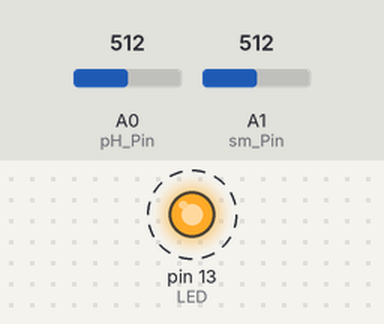
The sketch below on a simulated Arduino Uno, built with avr-gcc and run on an emulated ATmega328P. Shown: output pins drawn as LEDs (lit = HIGH). Dashed ring = blinking. The test bench sets the inputs (shaded band); at power-on: A1 (sm_Pin) = 512, A0 (pH_Pin) = 512. What the sketch prints to the serial monitor is not drawn.

Above: at 1.2 s.
1.3 s: A1 (sm_Pin) set to 0
Timing chart, 0 to 10.3 s (numbered marks = the images above; inputs shaded):
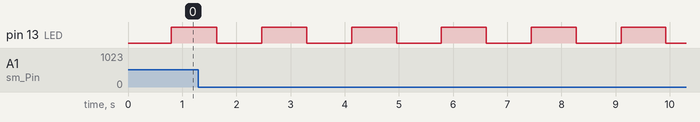

The sketch:

ph_and_soil_moisture.ino.ino
```cpp
/*
 # This sample code is used to test the pH meter V1.0.
 # Editor : YouYou
 # Ver    : 1.0
 # Product: analog pH meter
 # SKU    : SEN0161
*/
#define pH_Pin A0            //pH meter Analog output to Arduino Analog Input 0
#define sm_Pin A1
#define pH_Offset -0.25            //deviation compensate
#define LED 13
#define samplingInterval 20
#define printInterval 800
#define ArrayLength  40    //times of collection
double sm_Offset = 0.00;
int pHArray[ArrayLength];   //Store the average value of the sensor feedback
int smArray[ArrayLength];
int pHArrayIndex=0;
int smArrayIndex=0;
double temp_input = 0.00;
double sm_in_air = 1022.00;
double sm_in_water = 150.00;
void setup(void)
{
  pinMode(LED,OUTPUT);
  temp_input = 950/((1/sm_in_water)-(1/sm_in_air));
  sm_Offset = -temp_input/sm_in_air;
  Serial.begin(9600);
  Serial.println("pH and soil moisture meter experiment!");    //Test the serial monitor
}
void loop(void)
{
  static unsigned long samplingTime = millis();
  static unsigned long printTime = millis();
  static float pHValue,pH_voltage;
  static float smValue,sm_voltage;
  if(millis()-samplingTime > samplingInterval)
  {
      pHArray[pHArrayIndex++]=analogRead(pH_Pin);
      smArray[smArrayIndex++]=analogRead(sm_Pin);
      if(pHArrayIndex==ArrayLength)pHArrayIndex=0;
      if(smArrayIndex==ArrayLength)smArrayIndex=0;
      pH_voltage = avergearray(pHArray, ArrayLength)*5.0/1024;
      sm_voltage = avergearray(smArray, ArrayLength);
      pHValue = 3.5*pH_voltage+pH_Offset;
      smValue = (temp_input/sm_voltage)+sm_Offset;
      //smValue = sm_voltage;  //For use to get initial water and air readings
      samplingTime=millis();
  }
  if(millis() - printTime > printInterval)   //Every 800 milliseconds, print a numerical, convert the state of the LED indicator
  {
	Serial.print("pH Voltage:");
        Serial.print(pH_voltage,2);
        Serial.print("    pH value: ");
	Serial.println(pHValue,2);
        digitalWrite(LED,digitalRead(LED)^1);

        Serial.print("soil Moisture Voltage:");
        Serial.print(sm_voltage,2);
        Serial.print("    Moisture Sensor Value:");
        Serial.println(smValue,2);
        printTime=millis();

  }
}
double avergearray(int* arr, int number)
{
  int i;
  int max,min;
  double avg;
  long amount=0;
  if(number<=0)
  {
    Serial.println("Error number for the array to avraging!/n");
    return 0;
  }
  if(number<5)
  {   //less than 5, calculated directly statistics
    for(i=0;i<number;i++)
    {
      amount+=arr[i];
    }
    avg = amount/number;
    return avg;
  }
  else
  {
    if(arr[0]<arr[1])
    {
      min = arr[0];max=arr[1];
    }
    else
    {
      min=arr[1];max=arr[0];
    }
    for(i=2;i<number;i++)
    {
      if(arr[i]<min)
      {
        amount+=min;        //arr<min
        min=arr[i];
      }
      else
      {
        if(arr[i]>max)
        {
          amount+=max;    //arr>max
          max=arr[i];
        }
        else
        {
          amount+=arr[i]; //min<=arr<=max
        }
      }//if
    }//for
    avg = (double)amount/(number-2);
  }//if
  return avg;
}
```

Measured:
- by itself, pin 13 (LED): alternates HIGH for 0.83 s and LOW for 0.83 s
